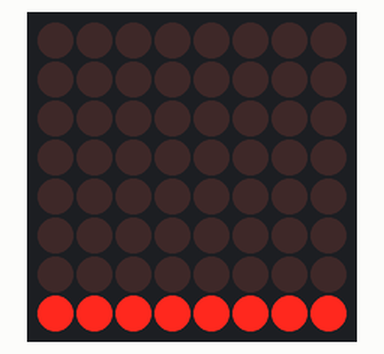
Bench run of a program on a simulated Raspberry Pi (BCM pin numbers). Shown: 8×8 LED matrix.

Above: at 0.05 s.
At 0.86 s:
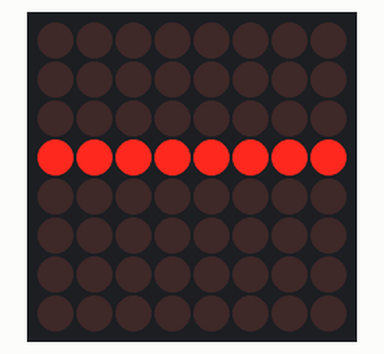
At 1.67 s:
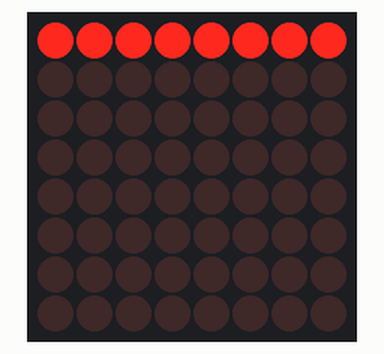
At 3.49 s:
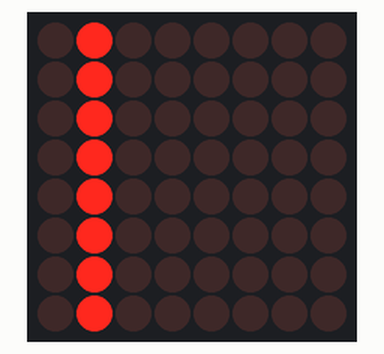
At 5.1 s:
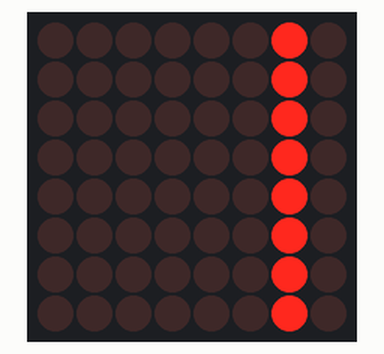
At 6.92 s:
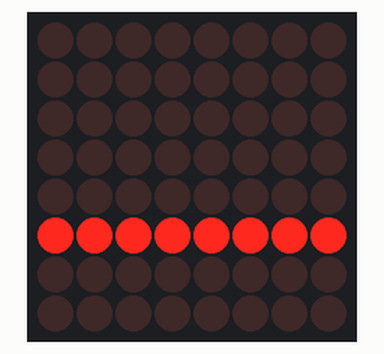

Measured:
- by itself, everything shown: repeats every 6.5 s, in 64 steps

The program:

blink.py
```python
from luma.led_matrix.device import max7219
from luma.core.interface.serial import spi
from luma.core.render import canvas
import time

def main():
    serial = spi(port=0, device=0)
    device = max7219(serial, cascaded=1)
    blink(device, 8, 0.1)


def light_up(device, row, state):
    with canvas(device) as draw:
        for x in range(8):
            if state:
                draw.point((x, row), fill="red")
            else:
                draw.point((x, row), fill="black")


def light_upvert(device, col, state):
    with canvas(device) as draw:
        for _ in range(1):
            for y in range(8):
                if state:
                    draw.point((col, y), fill="red")
                else:
                    draw.point((col, y), fill="black")


def blink(device, totalrows=8, interval=0.1):
    try:
        while True:
            for row in range(totalrows - 1, -1, -1):
                for _ in range(1):
                    light_up(device, row, True)

                    time.sleep(interval)

                    light_up(device, row, False)

                    time.sleep(interval)
                if row == 8:
                    break
            for row in range(totalrows):
                for _ in range(1):
                    light_up(device, row, True)

                    time.sleep(interval)

                    light_up(device, row, False)

                    time.sleep(interval)
                if row == 8:
                    break
            blinkvert(device)

    except KeyboardInterrupt:
        with canvas(device) as draw:
            draw.rectangle(device.bounding_box, outline="black", fill="black")

def blinkvert(device, totalcols=8, interval=0.1):
    for col in range(totalcols):
        for _ in range(1):
            light_upvert(device, col, True)
            time.sleep(interval)
            light_upvert(device, col, False)
            time.sleep(interval)
        if col == 8:
            break
    for col in range(totalcols - 1, -1, -1):
        for _ in range(1):
            light_upvert(device, col, True)
            time.sleep(interval)
            light_upvert(device, col, False)
            time.sleep(interval)
        if col == 8:
            continue

if __name__ == "__main__":
    main()
```
